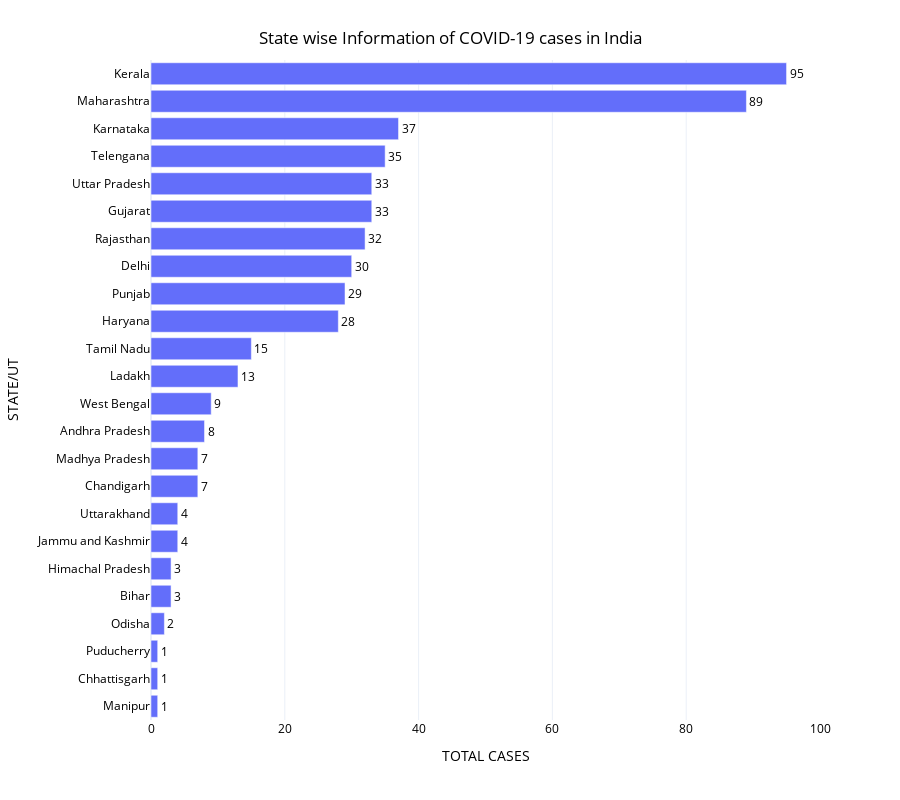

Notebook source saved alongside this figure:
### Code cell
fig = px.bar(df3, y='STATE/UT', x='TOTAL CASES', text=df3['TOTAL CASES'],
            hover_data=['DEAD', 'DISCHARGED'], template='plotly_white', 
            orientation='h', height=800)
fig.update_traces(texttemplate='%{text:s}', textposition='outside')
fig.update_layout(title = {
    'text': 'State wise Information of COVID-19 cases in India',
    'y':0.96,
    'x':0.5,
    'xanchor': 'center',
    'yanchor': 'top'
},
    font=dict(
        color="black"
    )
)

fig.update_layout({
        'plot_bgcolor' : 'white'
    })

fig.show()

### Figure 1 — Plotly figure (JSON) as saved in the notebook; plotly's stock layout.template omitted (floating-point values rounded to 4 significant figures)
{"data": [{"alignmentgroup": "True", "customdata": [[0, 0], [0, 0], [0, 0], [0, 0], [1, 0], [1, 0], [0, 0], [0, 0], [0, 0], [0, 0], [0, 0], [1, 0], [0, 0], [0, 1], [0, 11], [1, 0], [2, 6], [0, 3], [1, 0], [0, 11], [0, 1], [1, 3], [2, 0], [0, 4]], "hoverlabel": {"namelength": 0}, "hovertemplate": "TOTAL CASES=%{text}<br>STATE/UT=%{y}<br>DEAD=%{customdata[0]}<br>DISCHARGED=%{customdata[1]}", "legendgroup": "", "marker": {"color": "#636efa"}, "name": "", "offsetgroup": "", "orientation": "h", "showlegend": false, "text": [1, 1, 1, 2, 3, 3, 4, 4, 7, 7, 8, 9, 13, 15, 28, 29, 30, 32, 33, 33, 35, 37, 89, 95], "textposition": "outside", "texttemplate": "%{text:s}", "type": "bar", "x": [1, 1, 1, 2, 3, 3, 4, 4, 7, 7, 8, 9, 13, 15, 28, 29, 30, 32, 33, 33, 35, 37, 89, 95], "xaxis": "x", "y": ["Manipur", "Chhattisgarh", "Puducherry", "Odisha", "Bihar", "Himachal Pradesh", "Jammu and Kashmir", "Uttarakhand", "Chandigarh", "Madhya Pradesh", "Andhra Pradesh", "West Bengal", "Ladakh", "Tamil Nadu", "Haryana", "Punjab", "Delhi", "Rajasthan", "Gujarat", "Uttar Pradesh", "Telengana", "Karnataka", "Maharashtra", "Kerala"], "yaxis": "y"}], "layout": {"barmode": "relative", "font": {"color": "black"}, "height": 800, "legend": {"tracegroupgap": 0}, "margin": {"t": 60}, "plot_bgcolor": "white", "title": {"text": "State wise Information of COVID-19 cases in India", "x": 0.5, "xanchor": "center", "y": 0.96, "yanchor": "top"}, "xaxis": {"anchor": "y", "domain": [0, 1], "title": {"text": "TOTAL CASES"}}, "yaxis": {"anchor": "x", "domain": [0, 1], "title": {"text": "STATE/UT"}}}}
